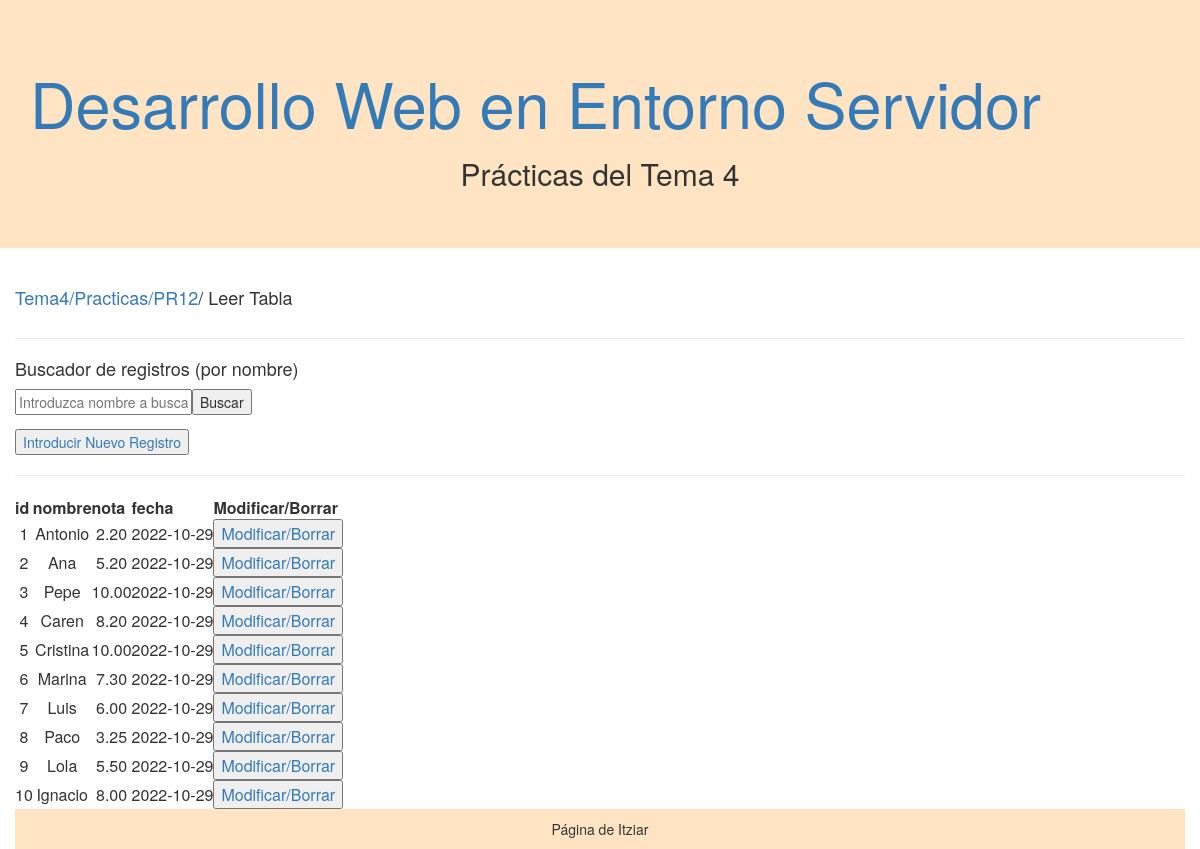
/Tema4/Practicas/PR12/leerTabla.php, run on the app's committed database.
### tables this page shows
CREATE TABLE notas (
  id INT primary key,
  nombre VARCHAR(75),
  nota numeric(4, 2),
  fecha DATE 
);

### Tema4/Practicas/PR12/funcionesBD.php (called while the page is built, shortened)
<?php
function obtenerTodosRegistros($nombreTabla,$nombreBaseDatos){
    $sentencia="Select * from ".$nombreTabla.";";
    try{
        $conexion = mysqli_connect($_SERVER['SERVER_ADDR'], USER, PASS,$nombreBaseDatos);
        mysqli_stmt_init($conexion);
        $filas= array();
        if ($resultado = mysqli_query($conexion, $sentencia)) {
            while ($fila = mysqli_fetch_row($resultado)) {
                array_push($filas,$fila);
            }
        }
        return $filas;
    }catch(Exception $errores){
        return obtenerMensajeError($errores);
    }
 }
 function obtenerCabeceraTabla(){
    $nombreBaseDatos='alumnos';
    $nombreTabla='notas';
    $sentencia="Desc ".$nombreTabla;
    try{
        $conexion = mysqli_connect($_SERVER['SERVER_ADDR'], USER, PASS,$nombreBaseDatos);
        mysqli_stmt_init($conexion);
        $filas= array();
        if ($resultado = mysqli_query($conexion, $sentencia)) {
            while ($fila = mysqli_fetch_row($resultado)) {
                array_push($filas,$fila);
            }
        }
        return $filas;
    }catch(Exception $errores){
        return obtenerMensajeError($errores);
    }
 }
?>

### Tema4/Practicas/PR12/leerTabla.php (the view, shortened to what this page needs)
<?php
include ('./funcionesBD.php');
?>
<html lang="en"><head>
<link rel="stylesheet" href="https://cdn.jsdelivr.net/npm/bootstrap@3.4.1/dist/css/bootstrap.min.css">
<link rel="stylesheet" href="css/estilos.css">
<link rel="stylesheet" href="https://cdn.jsdelivr.net/npm/bootstrap@3.4.1/dist/css/bootstrap-theme.min.css">
<link rel="stylesheet" href="">
  </head>
  <body>
    <div class="jumbotron" style="background-color: bisque;">
      <div class="container">
        <h1><a href="../../../index.html">Desarrollo Web en Entorno Servidor</a></h1>
        <h2><center>Prácticas del Tema 4</center></h2>
      </div>
    </div>
    <div class="container">
        <div class="row">
            <h4><a href="../../">Tema4</a><a href="../">/Practicas</a><a href="index.php">/PR12</a>/ Leer Tabla</h4>
        </div>
      <div class="row"><?php
            echo "<hr>";
            echo "<form action='leerTabla.php' method='get'>";
            echo "<h4>Buscador de registros (por nombre)</h4>";
            echo "<input type='text' name='buscado' placeholder='Introduzca nombre a buscar'>";
            echo "<input type='submit' value='Buscar' placeholder='Introduzca nombre a buscar'>";
            echo "</form>";
            echo "<a href='insertarRegistro.php'><input type='button' value='Introducir Nuevo Registro'></a>";
            echo "<hr>";
      if (isset($_REQUEST['buscado'])){
        $cabecera= obtenerCabeceraTabla();
        if(is_array($cabecera)){
          echo "<table><tr>";
          foreach ($cabecera as $key => $value) {
            foreach($value as $k => $v){
              if($k==0){
                 echo "<th>".$v."</th>";
              }
            }
          }
          echo "<th>Modificar/Borrar</th>";
          echo "</tr>";
          $registros=obtenerRegistroPorCampo('notas', 'alumnos','nombre','%'.$_REQUEST['buscado'].'%');
          if(is_array($registros)){
            foreach ($registros as $key => $value) {
                echo "<tr><td>".$value[0]."</td><td>".$value[1]."</td><td>".$value[2]."</td><td>".$value[3]."</td><td><a href='insertarRegistro.php?id=".$value[0]."'><input type='button' value='Modificar/Borrar'></a></td></tr>";
            }
          }
          echo "</table>";
        }else{
          echo $cabecera;
        }
      }else{
        $cabecera= obtenerCabeceraTabla();
        if(is_array($cabecera)){
          echo "<table><tr>";
          foreach ($cabecera as $key => $value) {
            foreach($value as $k => $v){
              if($k==0){
                 echo "<th>".$v."</th>";
              }
            }
          }
          echo "<th>Modificar/Borrar</th>";
          echo "</tr>";
          $registros=obtenerTodosRegistros('notas', 'alumnos');
          if(is_array($registros)){
            foreach ($registros as $key => $value) {
                echo "<tr><td>".$value[0]."</td><td>".$value[1]."</td><td>".$value[2]."</td><td>".$value[3]."</td><td><a href='insertarRegistro.php?id=".$value[0]."'><input type='button' value='Modificar/Borrar'></a></td></tr>";
            }
          }
          echo "</table>";
        }else{
          echo $cabecera;
        }
      }
      ?>
      </div>
    </div>
    <footer class="container" style="background-color: bisque;">
    <p><center>Página de Itziar</center></p>
    </footer>
</body></html>

### PracticaMCV/webroot/css/estilos.css (style rules this page uses)
footer { background-color: darkblue; }
td { text-align: center }

### data on the page
notas: id "1", nombre "Antonio", nota "2.20", fecha "2022-10-29"
notas: id "2", nombre "Ana", nota "5.20", fecha "2022-10-29"
notas: id "3", nombre "Pepe", nota "10.00", fecha "2022-10-29"
notas: id "4", nombre "Caren", nota "8.20", fecha "2022-10-29"
notas: id "5", nombre "Cristina", nota "10.00", fecha "2022-10-29"
notas: id "6", nombre "Marina", nota "7.30", fecha "2022-10-29"
notas: id "7", nombre "Luis", nota "6.00", fecha "2022-10-29"
notas: id "8", nombre "Paco", nota "3.25", fecha "2022-10-29"
notas: id "9", nombre "Lola", nota "5.50", fecha "2022-10-29"
notas: id "10", nombre "Ignacio", nota "8.00", fecha "2022-10-29"

### other printed values
$v "id"
$v "nombre"
$v "nota"
$v "fecha"
